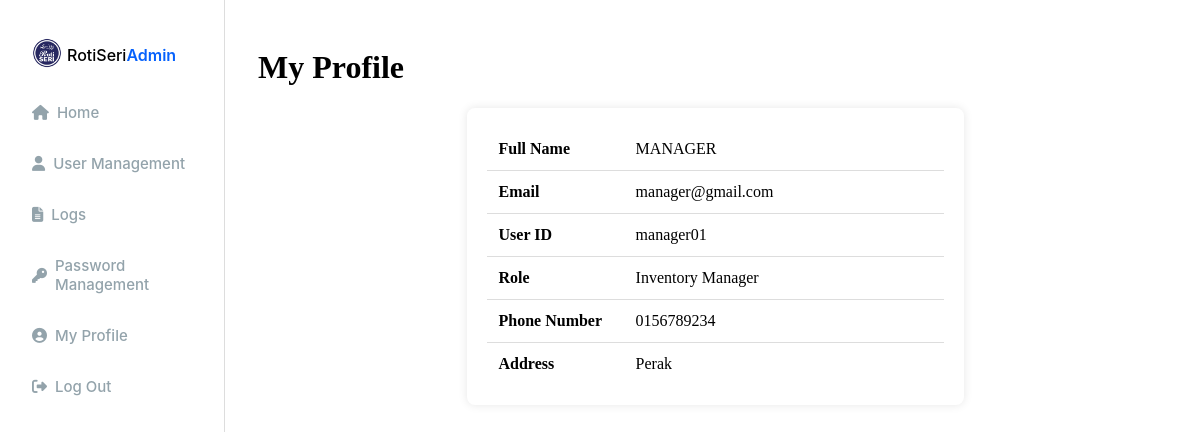
Screenshot of /profile.php (signed in) with the database file from the repository.
### tables this page shows
CREATE TABLE `users` (
  `userID` varchar(50) NOT NULL,
  `username` varchar(100) NOT NULL,
  `fullName` varchar(255) NOT NULL,
  `email` varchar(255) NOT NULL,
  `phoneNumber` varchar(20) NOT NULL,
  `address` text NOT NULL,
  `password` varchar(255) NOT NULL,
  `role` enum('Administrator','Inventory Manager','Bakery Staff') NOT NULL,
  `created_at` timestamp NOT NULL DEFAULT current_timestamp()
);

### profile.php (the view, shortened to what this page needs)
<?php
include 'db_connection.php';
$userID = $_SESSION['userID'];
$sql = "SELECT fullName, email, userID, role, phoneNumber, address FROM users WHERE userID = ?";
$stmt = $conn->prepare($sql);
$stmt->bind_param("s", $userID);
$stmt->execute();
$result = $stmt->get_result();
if ($row = $result->fetch_assoc()) {
    $fullName = $row['fullName'];
    $email = $row['email'];
    $userID = $row['userID'];
    $role = $row['role'];
    $phoneNumber = $row['phoneNumber'];
    $address = $row['address'];
} else {
    header("Location: login.html");
    exit();
}
?>
<!DOCTYPE html>
<html lang="en">
<head>
    <link rel="stylesheet" href="admin_dashboard.css">
    <link rel="stylesheet" href="sidebar.css">
    <link rel="stylesheet" href="profile.css">
    <link rel="stylesheet" href="https://cdnjs.cloudflare.com/ajax/libs/font-awesome/6.5.1/css/all.min.css">
</head>
<body>
<div class="sidebar-container">
    <div class="header-section">
        <div class="company-logo">
            <img src="image/icon/logo.png" class="logo-icon" alt="Company Logo">
            <div class="company-text">
                <span class="company-name">RotiSeri</span>
                <span class="company-name2">Admin</span>
            </div>
        </div>
        <nav class="nav-container">
            <a href="admin_dashboard.php" class="nav-item">
                <i class="fas fa-home"></i>
                <div class="nav-text">Home</div>
            </a>
            <a href="admin_usermanagement.php" class="nav-item">
                <i class="fa fa-user"></i>
                <div class="nav-text">User Management</div>
            </a>
            <a href="logs.php" class="nav-item">
                <i class="fas fa-file-alt"></i>
                <div class="nav-text">Logs</div>
            </a>
            <a href="password_management.php" class="nav-item">
                <i class="fas fa-key"></i>
                <div class="nav-text">Password Management</div>
            </a>
            <a href="profile.php" class="nav-item active">
                <i class="fas fa-user-circle"></i>
                <div class="nav-text">My Profile</div>
            </a>
            <a href="logout.php" class="nav-item">
                <i class="fas fa-sign-out-alt"></i>
                <div class="nav-text">Log Out</div>
            </a>
        </nav>
    </div>
</div>
<div class="main-content">
    <div class="dashboard-header">
        <h1>My Profile</h1>
    </div>
    <div class="profile-container">
        <table class="profile-table">
            <tr>
                <td><strong>Full Name</strong></td>
                <td><?php echo htmlspecialchars($fullName); ?></td>
            </tr>
            <tr>
                <td><strong>Email</strong></td>
                <td><?php echo htmlspecialchars($email); ?></td>
            </tr>
            <tr>
                <td><strong>User ID</strong></td>
                <td><?php echo htmlspecialchars($userID); ?></td>
            </tr>
            <tr>
                <td><strong>Role</strong></td>
                <td><?php echo htmlspecialchars($role); ?></td>
            </tr>
            <tr>
                <td><strong>Phone Number</strong></td>
                <td><?php echo htmlspecialchars($phoneNumber); ?></td>
            </tr>
            <tr>
                <td><strong>Address</strong></td>
                <td><?php echo htmlspecialchars($address); ?></td>
            </tr>
        </table>
    </div>
</div>
</body>
</html>

### admin_dashboard.css (style rules this page uses)
.main-content { margin-left: 230px; padding: 20px; z-index: 1; }
.dashboard-header { margin-bottom: 20px; }

### sidebar.css (style rules this page uses)
.sidebar-container { justify-content: space-between; background: var(--Main-White, #fff); display: flex; flex-grow: 1; flex-direction: column; width: 160px; height: 100vh; position: fixed; left: 0; top: 0; border-right: 1px solid #ddd; padding: 28px 32px; flex-shrink: 0; z-index: 0; }
.header-section { display: flex; flex-direction: column; width: 100%; justify-content: start; }
.company-logo { display: flex; width: 180px; max-width: 100%; align-items: center; gap: 5px; justify-content: start; padding-top: 10px; }
.logo-icon { width: 30px; height: 30px; object-fit: contain; }
.company-text { display: flex; flex-direction: row; }
.company-name { font: 500 15px 'Inter', sans-serif; font-size: medium; padding-top: 3px; }
.company-name2 { font: 600 15px 'Inter', sans-serif; font-size: medium; color: rgba(5, 97, 252, 1); padding-top: 3px; }
.nav-container { display: flex; margin-top: 35px; flex-direction: column; color: rgba(147, 163, 171, 1); font: 500 15px 'Inter', sans-serif; }
.nav-item { display: flex; align-items: center; gap: 8px; margin-top: 32px; cursor: pointer; color: #93A3AB; text-decoration: none; }
.nav-item:first-child { margin-top: 0; }

### profile.css (style rules this page uses)
.profile-container { background: white; padding: 20px; border-radius: 8px; box-shadow: 0px 0px 10px rgba(0, 0, 0, 0.1); width: 50%; margin: 20px auto; }
.profile-table { width: 100%; border-collapse: collapse; }
.profile-table td { padding: 12px; border-bottom: 1px solid #ddd; }
.profile-table td:first-child { font-weight: bold; width: 30%; }
.profile-table tr:last-child td { border-bottom: none; }

### rows the page displays
users: fullName "MANAGER", email "manager@gmail.com", userID "manager01", role "Inventory Manager", phoneNumber "0156789234", address "Perak"
